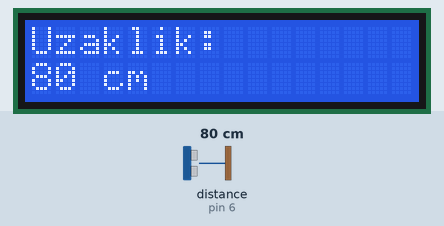
Recording of a sketch running on a simulated Arduino Uno, built with avr-gcc and run on an emulated ATmega328P. On the bench: 16×2 character LCD. Wiring (inferred from the names in the program): ultrasonic range finder: trigger pin 7; echo pin 6. The test bench sets the inputs (shaded band); at power-on: distance to the obstacle (sensor on pin 6) 80 cm. The echo pulse lasts 58.3 µs per cm; what the sketch prints to the serial monitor is not drawn.

Above: at 1.2 s.
1.3 s: distance to the obstacle (sensor on pin 6) set to 2 cm
At 2.6 s:
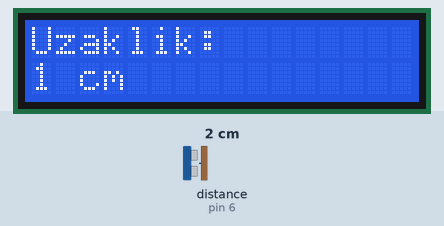
3.0 s: distance to the obstacle (sensor on pin 6) set to 18 cm
At 4.9 s:
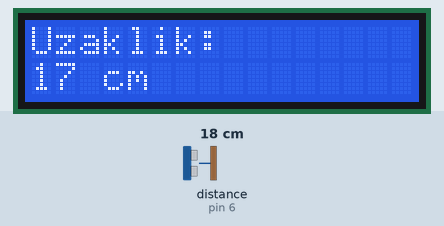
5.1 s: distance to the obstacle (sensor on pin 6) set to 60 cm
At 5.7 s:
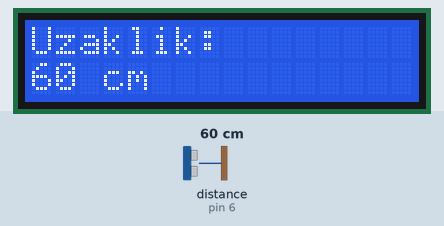
6.6 s: distance to the obstacle (sensor on pin 6) set to 18 cm
At 7.6 s:
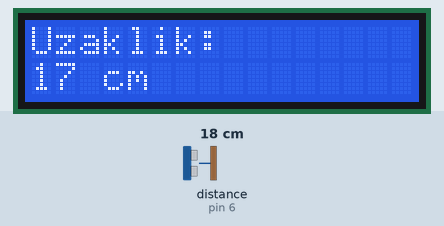
Timing chart, 0 to 9.6 s (numbered marks = the images above; inputs shaded):
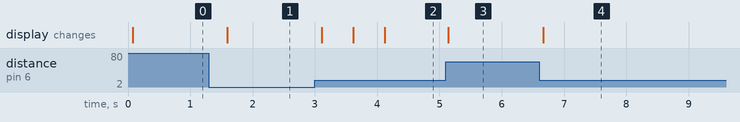

The sketch:

sketch_jun10a.ino
```cpp
#include <LiquidCrystal.h>
int trigPin = 7;
int echoPin = 6;
int sure;
int uzaklik;
int rs = 12, en = 11, d4 = 5, d5 = 4, d6 = 3, d7 = 2;
LiquidCrystal lcd(rs, en, d4, d5, d6, d7);

void setup() {
  pinMode(trigPin, OUTPUT);
  pinMode(echoPin, INPUT);
  lcd.begin(16, 2);
  Serial.begin(9600);
}

void loop() {
  digitalWrite(trigPin, LOW);
  delayMicroseconds(5);
  digitalWrite(trigPin, HIGH);
  delayMicroseconds(10);
  digitalWrite(trigPin, LOW);
  sure = pulseIn(echoPin, HIGH, 11600);
  uzaklik = sure * 0.0345 / 2;

  lcd.clear();
  lcd.setCursor(0, 0);
  lcd.print("Uzaklik:");
  lcd.setCursor(0, 1);
  lcd.print(uzaklik);
  lcd.print(" cm");

  Serial.print("Uzaklik: ");
  Serial.print(uzaklik);
  Serial.println(" cm");

  delay(500);
}
```

Measured:
- after the input at 1.3 s, the display: changes after 0.30 s (image 1)
- after the input at 3.0 s, the display: changes after 0.11 s (image 2)
- after the input at 5.1 s, the display: changes at once (image 3)
- after the input at 6.6 s, the display: changes after 0.06 s (image 4)
